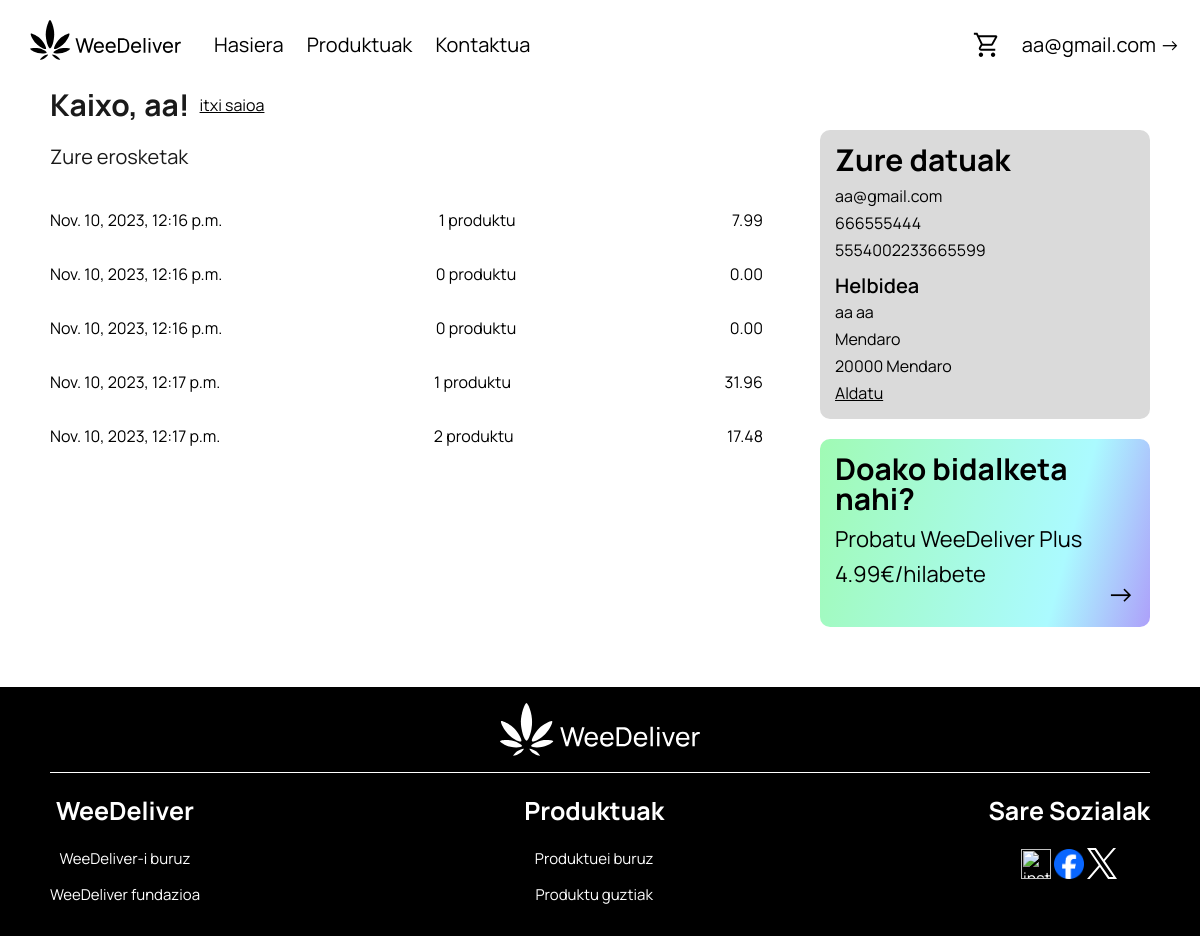
The page /kontua/ (signed in) on the database as committed earlier.
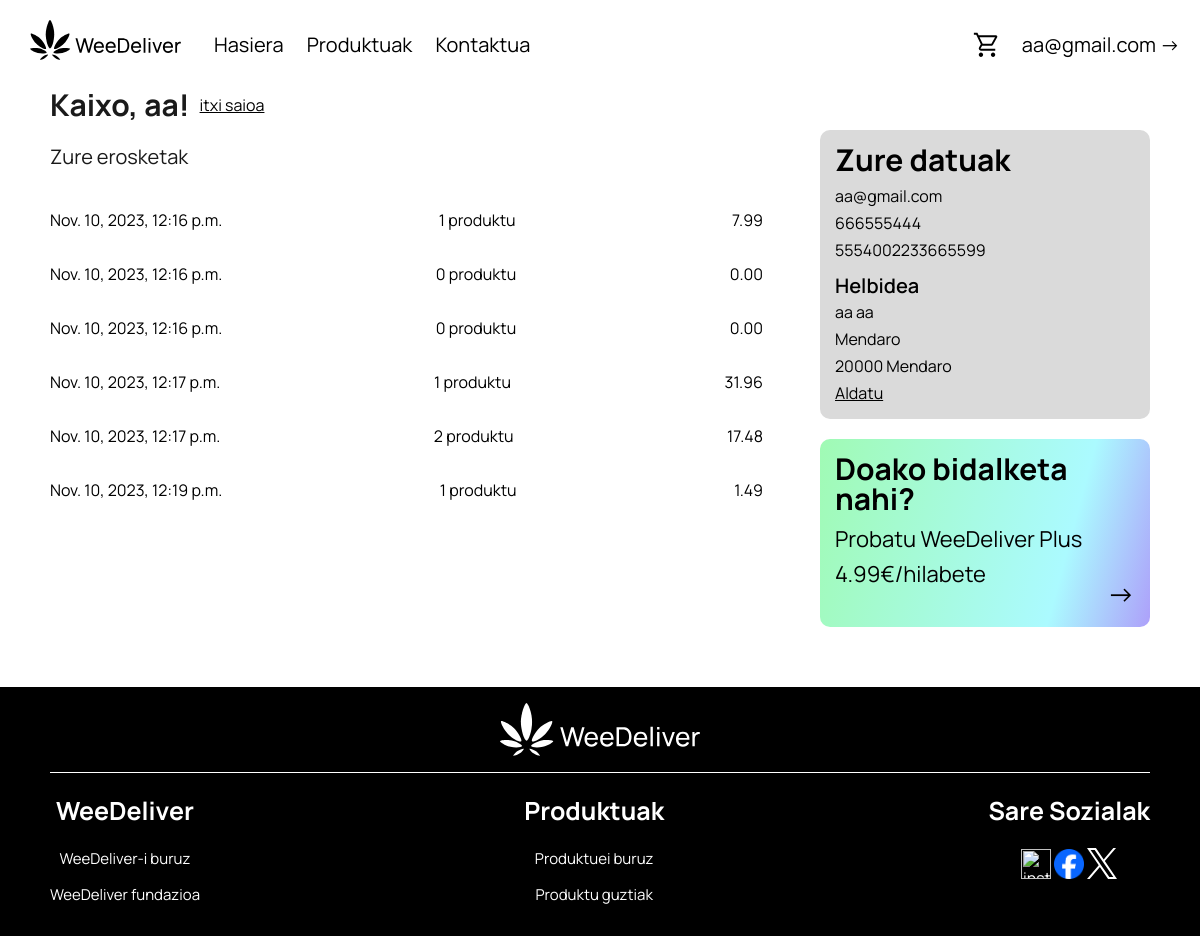
The same page on the database as committed later.
### web/models.py (models this page shows, shortened)
class Erosketa(models.Model):
    bezeroa = models.ForeignKey(Bezeroa,on_delete=models.CASCADE)
    produktuak = models.ManyToManyField(Produktua)
    data = models.DateTimeField(auto_now_add=True)
    totala = models.FloatField()

### web/views.py (the view)
# urls.py: path('kontua/', views.kontua, name='kontua'),
@login_required
def kontua(request):
    user = request.user
    bezeroa = Bezeroa.objects.get(user=user)
    erosketak = Erosketa.objects.filter(bezeroa=bezeroa)
    return render(request, 'kontua.html', {'bezeroa': bezeroa,'erosketak':erosketak})

### web/templates/kontua.html (shortened to what this page needs)
{% load static %}
{% load math_filters %}
<html lang="en">
<head>
    <link rel="stylesheet" href='{% static "css/global.css" %}'>
</head>
<body>
    {% include "elements/nav.html" %}
    <div class="global">
        <div class="hflex">
            <h3 class="hflextitle">Kaixo, {{ bezeroa.izena }}!</h3>
            <a class="hflextitle" href="/logout/">itxi saioa</a>
        </div>
        <div class="hflex">
            <div class="vflex flex1">
                <h4>Zure erosketak</h4>
                {% for erosketa in erosketak%}
                <div class="erosketa-info">
                    <p>{{erosketa.data}}</p>
                    <p>{{erosketa.produktuak.count}} produktu</p>
                    <p>{{erosketa.totala|floatformat:2}}</p>
                </div>
                {% endfor %}
            </div>
            <div class="vflex accountbento">
                <div class="bento">
                    <a><h3>Zure datuak</h3></a>
                    <p>{{ bezeroa.emaila }}</p>
                    <p>{{ bezeroa.telefonoa }}</p>
                    {% if bezeroa.txartela == none %}
                        <p>ez duzu txartelik</p>
                    {% else %}
                        <p>{{ bezeroa.txartela }}</p>
                    {% endif %}
                    {% if bezeroa.helbidea == none %}
                        <p>ez duzu helbiderik</p>
                    {% else %}
                        <h5>Helbidea</h5>
                        <p>{{ bezeroa.izena }} {{ bezeroa.abizena }}</p>
                        <p>{{ bezeroa.helbidea }}</p>
                        <p>{{ bezeroa.posta_kodea }} {{ bezeroa.herria }}</p>
                    {% endif %}
                    <a href="/kontua/aldatu/">Aldatu</a>
                </div>
                <a href="/harpidetu/" class="notd">
                    {% if bezeroa.harpidetza == "basic" %}
                    <div class="adweedeliverplus bento pluscolors">
                        <h3>Doako bidalketa nahi?</h3>
                        <p>Probatu WeeDeliver Plus</p>
                        <p>4.99€/hilabete</p>
                        <span>-></span>
                    </div>
                    {% elif bezeroa.harpidetza == "VIP" %}
                    <div class="adweedeliverplus bento vipcolors">
                        <h3>VIP bat zara</h3>
                        <p>Kudeatu zure harpidetza</p>
                        <span>-></span>
                    </div>
                    {% endif %}
                </a>
            </div>
        </div>
    </div>
    {% include "elements/footer.html" %}
</body>
</html>

Rows that differ between the two databases and show on the page:
added Erosketa: data "Nov. 10, 2023, 12:19 p.m.", produktuak.count "1", totala "1.49"
